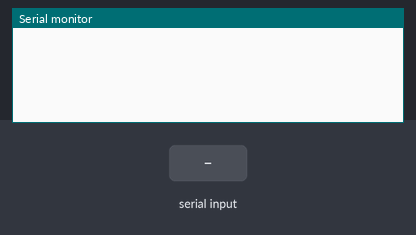
This sketch was run on a simulated Arduino Uno, built with avr-gcc and run on an emulated ATmega328P. On the bench: the last lines printed to the serial monitor. The test bench sets the inputs (shaded band).

Above: at 6.2 s.
6.3 s: "setintensity:\n" received over Serial
At 7.5 s:
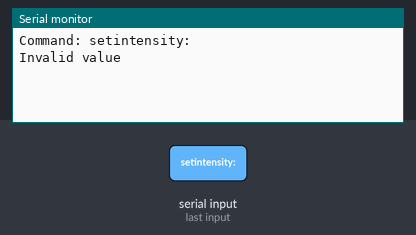
7.8 s: "90,45\n" received over Serial
At 8.9 s:
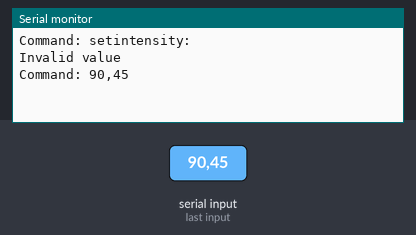
9.3 s: "0\n" received over Serial
At 9.9 s:
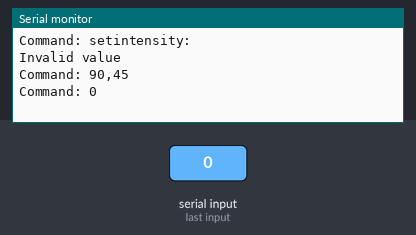

The sketch:

lightserver.ino
```cpp
// External LED on a PWM pin.
int led = 9;
// Serial messaging
String text = "";

void setup() {

  //Set up serial connection.
  Serial.begin(9600);
  delay(5000);
}

void loop() {
  // Read the serial port.
  if(Serial.available()>0) {
    char inputChar = (char)Serial.read();
    //Serial.write(inputChar);
    text += inputChar;
    if(inputChar == '\n') {
      Serial.print("Command: ");
      Serial.print(text);
      Serial.print("\n");
      executeCommand(text);
      text = "";
    }
  }
}

void setIntensity(int i) {
  analogWrite(led, i);
}

void executeLightsOn()
{
  setIntensity(255);
}

void executeLightsOff()
{
  setIntensity(0);
}

void executeCommand(String text) {
  if(text == "lights on\n") {
    executeLightsOn();
    Serial.print("OK\n");
  } else if(text == "lights off\n") {
    executeLightsOff();
    Serial.print("OK\n");
  } else if(text.startsWith("setintensity:")) {
    if ((text.length() > 13) && (text.length() <= 17)) { // 12chars, :,  3 chars, \n = 17
      String s = text.substring(13);
      int ssize = s.length();
      int i = s.substring(0,ssize-2).toInt(); // Remove trailing \n.
      if ((i == 0) && (s != "0\n"))
      {
        Serial.print("Invalid value ");
        Serial.print(s);
        Serial.print("\n");
      }
      else
      {
        setIntensity(i);
        Serial.print("OK\n");
      }
    }
    else {
      Serial.print("Bad command\n");
    }
  }
}
```

Measured:
- after the input at 6.3 s, the serial monitor: prints a new line at once (image 1)
- after the input at 7.8 s, the serial monitor: prints a new line at once (image 2)
- after the input at 9.3 s, the serial monitor: prints a new line at once (image 3)
